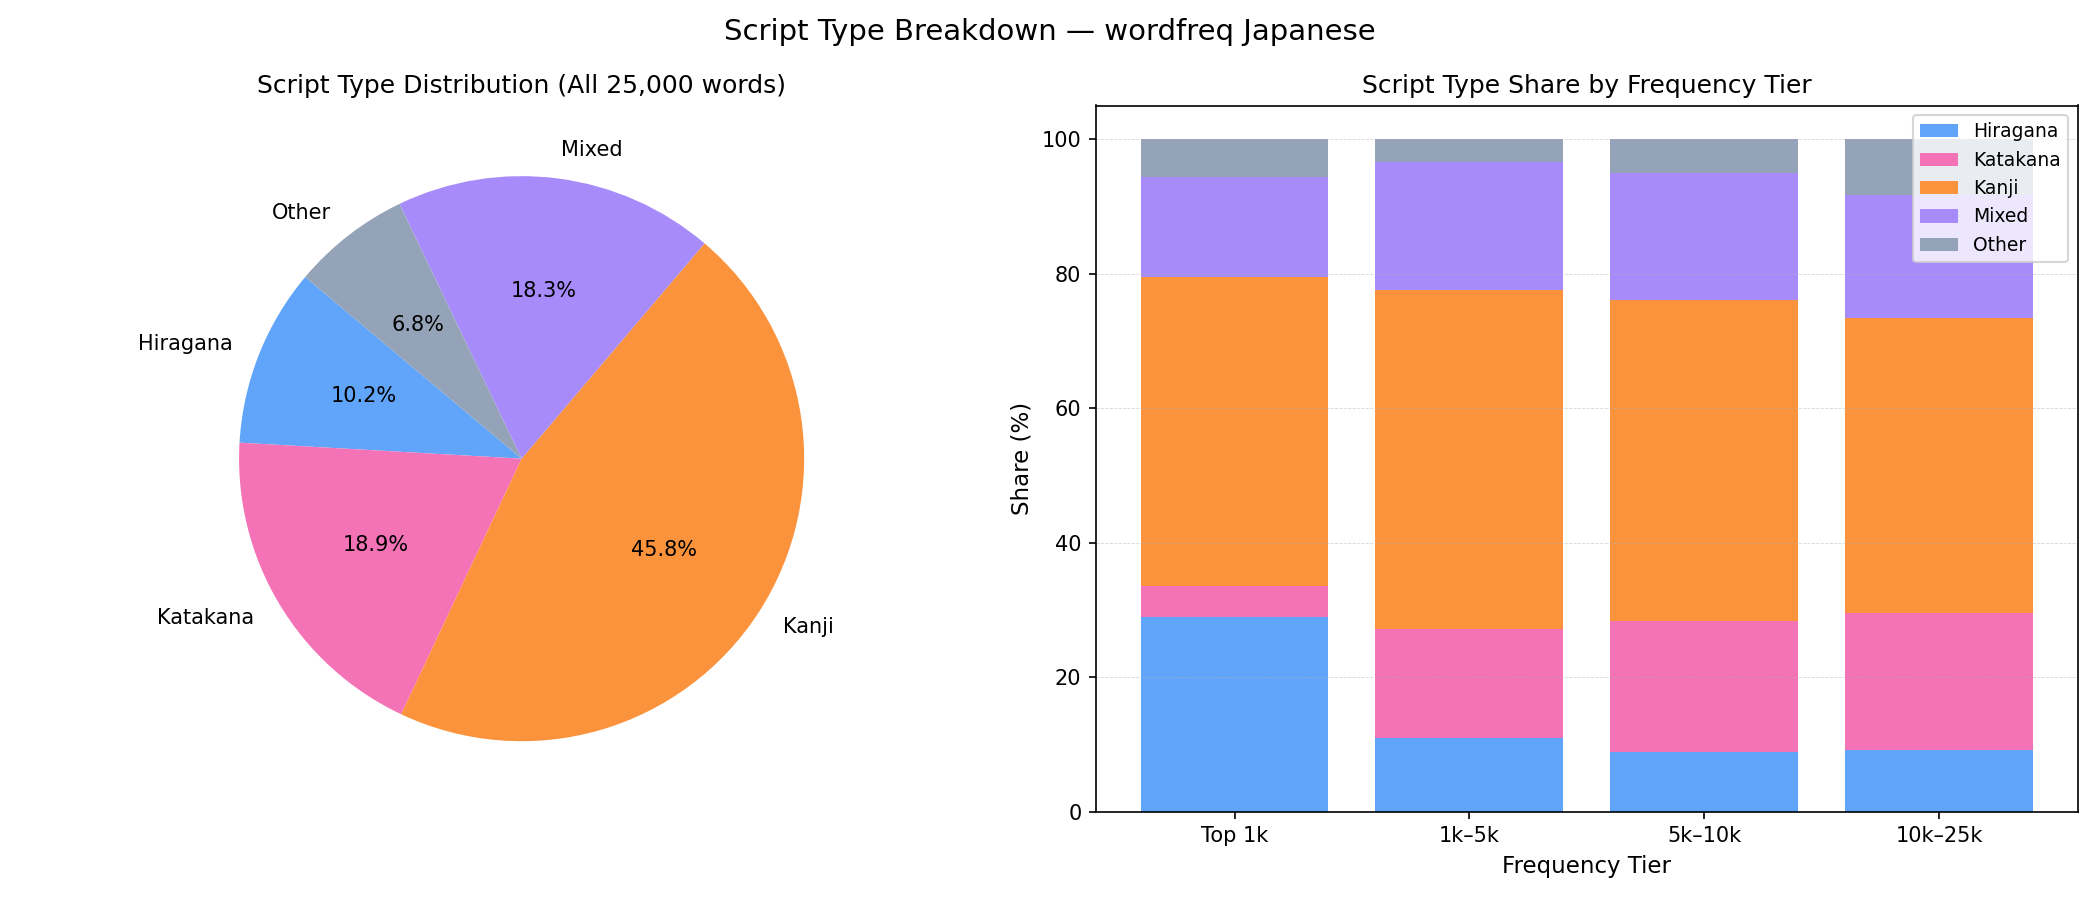

Source code (Python):
import csv
import matplotlib.pyplot as plt
import numpy as np

DATA = "top_25000_japanese.csv"
OUTPUT = "plot_script_breakdown.png"

HIRAGANA = set(range(0x3040, 0x30A0))
KATAKANA = set(range(0x30A0, 0x3100))
KANJI = set(range(0x4E00, 0xA000)) | set(range(0x3400, 0x4DC0)) | set(range(0xF900, 0xFB00))


def classify(word):
    scripts = set()
    for ch in word:
        cp = ord(ch)
        if cp in HIRAGANA:
            scripts.add("Hiragana")
        elif cp in KATAKANA:
            scripts.add("Katakana")
        elif cp in KANJI:
            scripts.add("Kanji")
    if len(scripts) == 0:
        return "Other"
    if len(scripts) == 1:
        return scripts.pop()
    return "Mixed"


TIERS = [
    ("Top 1k", 0, 1000),
    ("1k–5k", 1000, 5000),
    ("5k–10k", 5000, 10000),
    ("10k–25k", 10000, 25000),
]
SCRIPT_TYPES = ["Hiragana", "Katakana", "Kanji", "Mixed", "Other"]
COLORS = ["#60a5fa", "#f472b6", "#fb923c", "#a78bfa", "#94a3b8"]

overall_counts = {s: 0 for s in SCRIPT_TYPES}
tier_counts = {label: {s: 0 for s in SCRIPT_TYPES} for label, *_ in TIERS}

with open(DATA, encoding="utf-8") as f:
    reader = csv.DictReader(f)
    for i, row in enumerate(reader):
        script = classify(row["word"])
        overall_counts[script] += 1
        for label, lo, hi in TIERS:
            if lo <= i < hi:
                tier_counts[label][script] += 1
                break

fig, (ax1, ax2) = plt.subplots(1, 2, figsize=(14, 6))

# Pie chart — overall
labels = [s for s in SCRIPT_TYPES if overall_counts[s] > 0]
sizes = [overall_counts[s] for s in labels]
ax1.pie(sizes, labels=labels, colors=[COLORS[SCRIPT_TYPES.index(l)] for l in labels],
        autopct="%1.1f%%", startangle=140, textprops={"fontsize": 10})
ax1.set_title("Script Type Distribution (All 25,000 words)", fontsize=12)

# Stacked bar chart — by tier
tier_labels = [label for label, *_ in TIERS]
bottoms = np.zeros(len(TIERS))
for script, color in zip(SCRIPT_TYPES, COLORS):
    values = [tier_counts[label][script] for label in tier_labels]
    totals = [sum(tier_counts[label].values()) for label in tier_labels]
    pcts = [v / t * 100 if t > 0 else 0 for v, t in zip(values, totals)]
    ax2.bar(tier_labels, pcts, bottom=bottoms, label=script, color=color)
    bottoms += np.array(pcts)

ax2.set_xlabel("Frequency Tier", fontsize=11)
ax2.set_ylabel("Share (%)", fontsize=11)
ax2.set_title("Script Type Share by Frequency Tier", fontsize=12)
ax2.legend(loc="upper right", fontsize=9)
ax2.set_ylim(0, 105)
ax2.grid(True, axis="y", linestyle="--", linewidth=0.4, alpha=0.5)

fig.suptitle("Script Type Breakdown — wordfreq Japanese", fontsize=14)
plt.tight_layout()
plt.savefig(OUTPUT, dpi=150)
print(f"Saved {OUTPUT}")
